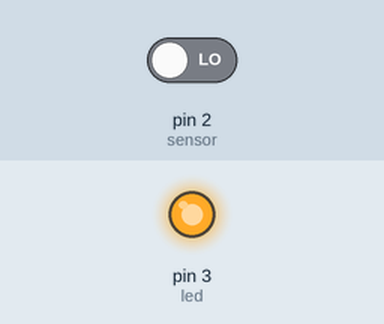
This sketch was run on a simulated Arduino Uno, built with avr-gcc and run on an emulated ATmega328P. Parts: output pins drawn as LEDs (lit = HIGH). The inputs (shaded band) are chosen by the test bench; at power-on: pin 2 (sensor) LOW. What the sketch prints to the serial monitor is not drawn.

Above: at 1.2 s.
1.3 s: pin 2 (sensor) driven HIGH
At 1.6 s:
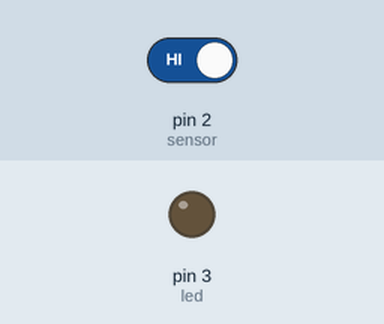
2.8 s: pin 2 (sensor) driven LOW
At 4.0 s:
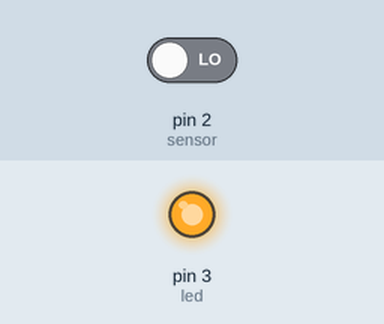
Timing chart, 0 to 5.8 s (numbered marks = the images above; inputs shaded):
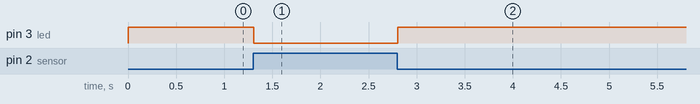

The sketch:

ky-002.ino
```cpp
int led = 3;
int sensor = 2;
int deger;

void setup () {
  Serial.begin(9600);
  pinMode (led, OUTPUT);
  pinMode (sensor, INPUT);
}

void loop ()
{
  deger = digitalRead (sensor);
  Serial.println(deger);

  if (deger == HIGH )
  {
    digitalWrite(led, LOW);
  }
  else
  {
    digitalWrite (led, HIGH);
  }

}
```

Measured:
- after the input at 1.3 s, pin 3 (led): HIGH → LOW at once
- after the input at 2.8 s, pin 3 (led): LOW → HIGH at once
